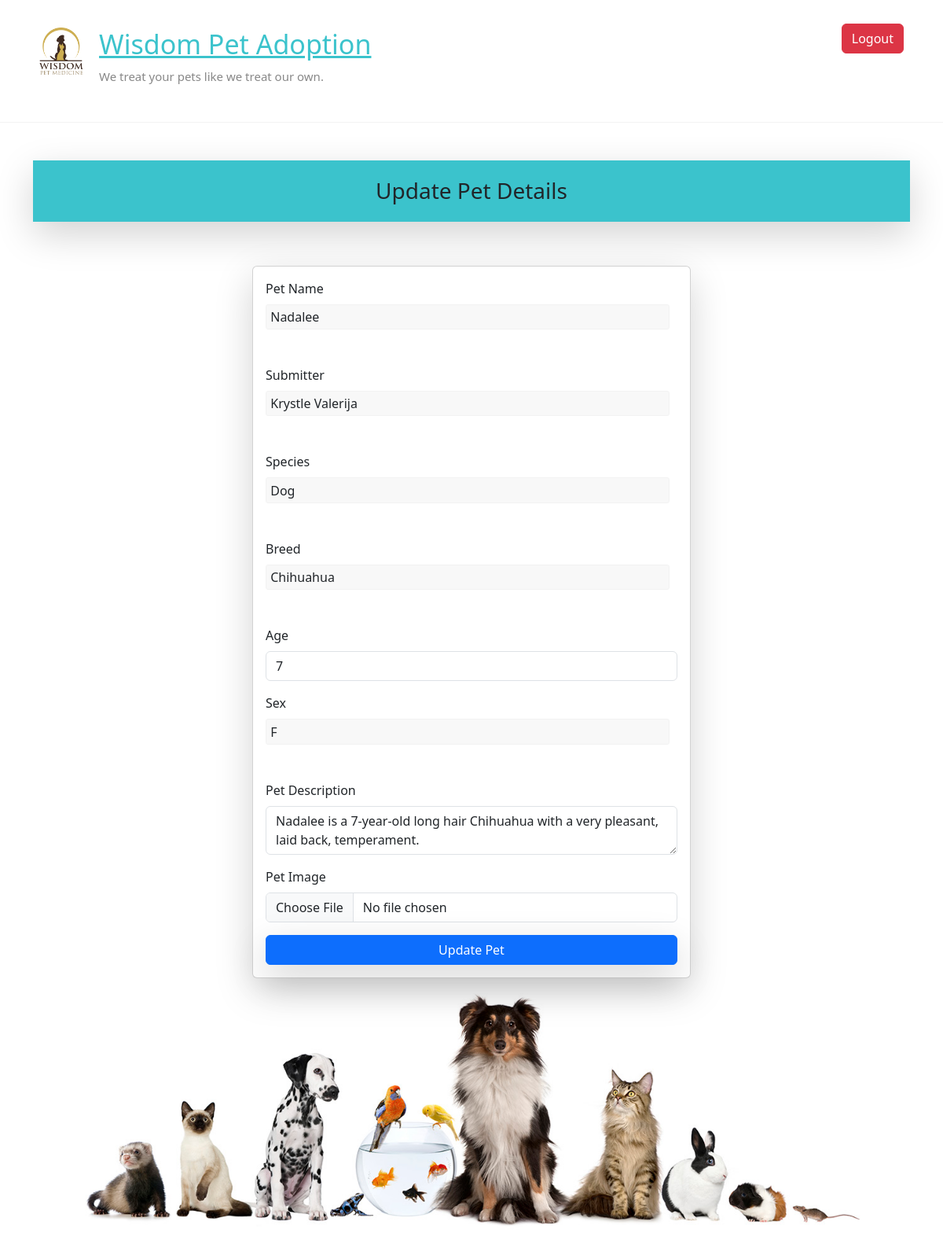
/update_pet/7/ (signed in), run on the app's committed database.
### adoptions/models.py (models this page shows)
class Pet(models.Model):
    user=models.ForeignKey(User , on_delete=models.CASCADE, null = True , blank = True)
    SEX_CHOICES = [('M', 'Male'), ('F', 'Female')]
    name = models.CharField(max_length=100)
    submitter = models.CharField(max_length=100)
    species = models.CharField(max_length=30)
    breed = models.CharField(max_length=30, blank=True)
    description = models.TextField()
    sex = models.CharField(max_length=1, choices=SEX_CHOICES, blank=True)
    submission_date = models.DateTimeField()
    age = models.IntegerField(null=True)
    vaccinations = models.ManyToManyField('Vaccine', blank=True)
    pet_image=models.ImageField(null=True,upload_to="pet")

### adoptions/views.py (the view, shortened to what this page needs)
# urls.py: path('update_pet/<id>/',views.update_pet,name="update_pet"),
@login_required(login_url="/login/")
def update_pet(request,id):
    queryset = Pet.objects.get(id=id)
    context={'pet':queryset}
    return render(request, 'update_pet.html',context)

### adoptions/templates/update_pet.html (shortened to what this page needs)
{% extends "base.html" %}
{% block content %}
<div class="container mt-5">
    <h3 class="shadow-lg" style="text-align:center;margin-bottom:5%;padding:2%;background-color:rgb(59, 195, 204);;"> Update Pet Details </h3>
    <form class="col-6 mx-auto card p-3 shadow-lg" method="post" enctype="multipart/form-data">
        <div class="mb-3">
            <label for="name" class="form-label">Pet Name</label>
            <input type="text" name="name" value="{{pet.name}}" equired class="form-control">
        </div>
        <div class="mb-3">
            <label for="submitter" class="form-label">Submitter</label>
            <input type="text" name="submitter" value="{{pet.submitter}}" class="form-control" >
        </div>
        <div class="mb-3">
            <label for="species" class="form-label">Species</label>
            <input type="text" name="species" value="{{pet.species}}" class="form-control">
        </div>
        <div class="mb-3">
            <label for="breed" class="form-label">Breed</label>
            <input type="text" name="breed" value="{{pet.breed}}" class="form-control">
        </div>
        <div class="mb-3">
            <label for="age" class="form-label">Age</label>
            <input type="number" name="age" value="{{pet.age}}" class="form-control">
        </div>
        <div class="mb-3">
            <label for="sex" class="form-label">Sex</label>
            <input type="text" name="sex" value="{{pet.sex}}" class="form-control" placeholder="Enter 'M' for Male and 'F' for Female">
        </div>
        <div class="mb-3">
            <label for="description" class="form-label">Pet Description</label>
            <textarea name="description" class="form-control">{{pet.description}}</textarea>
        </div>
        <div class="mb-3">
            <label for="pet_image" class="form-label">Pet Image</label>
            <input type="file" name="pet_image" class="form-control">
        </div>
        <button type="submit" class="btn btn-primary shadow-lg">Update Pet</button>
    </form>
</div>
{% endblock%}

### public/static/style.css (style rules this page uses)
html, body, div, span, applet, object, iframe, h1, h2, h3, h4, h5, h6, p, blockquote, pre, a, abbr, acronym, address, big, cite, code, del, dfn, em, font, ins, kbd, q, s, samp, small, strike, strong, sub, sup, tt, var, dl, dt, dd, ol, ul, li, fieldset, form, label, legend, table, caption, tbody, tfoot, thead, tr, th, td { border: 0; font: inherit; font-size: 100%; font-style: inherit; font-weight: inherit; margin: 0; outline: 0; padding: 0; vertical-align: baseline; }
html { overflow-y: scroll; -webkit-text-size-adjust: 100%; -ms-text-size-adjust: 100%; }
h1, h2, h3, h4, h5, h6 { color: #666666; line-height: 1.4; padding-bottom: 15px; font-weight: normal; }
h3 { font-size: 26px; }
body, button, input, select, textarea { color: #888888; font-size: 15px; line-height: 1.5; font-family: 'Roboto', sans-serif; font-weight: 300; }
body { background: #f2f2f2; }
input, textarea { -webkit-border-radius: 0px; }
input[type="text"], input[type="url"], input[type="email"], input[type="search"], input[type="password"], textarea { -moz-appearance: none !important; -webkit-appearance: none !important; appearance: none !important; padding: 1%; border: 1px solid #f2f2f2; line-height: 20px; width: 98%; margin: 0 0 30px; background-color: #f8f8f8; -webkit-border-radius: 3px; -moz-border-radius: 3px; border-radius: 3px; }
.ample-button, input[type="reset"], input[type="button"], input[type="submit"], button { -moz-appearance: none !important; -webkit-appearance: none !important; appearance: none !important; color: #FFFFFF; display:inline-block; margin-bottom: 30px; padding: 5px 25px; cursor: pointer; background-color: #80abc8; border: 0px; -webkit-border-radius: 3px; -moz-border-radius: 3px; border-radius: 3px; font-size: 16px; }
body { padding-top: 30px; padding-bottom: 30px; }
body.wide { padding-top: 0; padding-bottom: 0; }

### data on the page
Pet: name "Nadalee", submitter "Krystle Valerija", species "Dog", breed "Chihuahua", age "7", sex "F", description "Nadalee is a 7-year-old long hair Chihuahua with a very pleasant, laid back, temperament."
